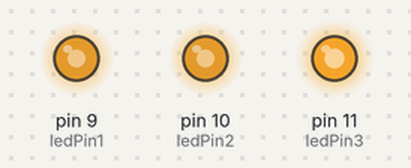
Bench run of a sketch on a simulated Arduino Uno, built with avr-gcc and run on an emulated ATmega328P. Parts: output pins drawn as LEDs (lit = HIGH). Random numbers use the default seed unless the sketch sets one.

Above: at 0.37 s.
At 7.48 s:
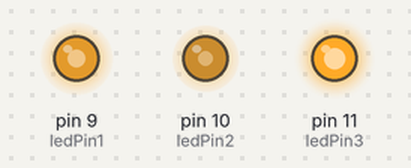
At 10.59 s:
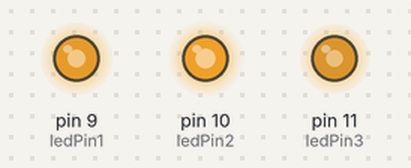
At 21.12 s:
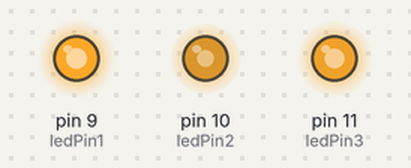
At 28.18 s:
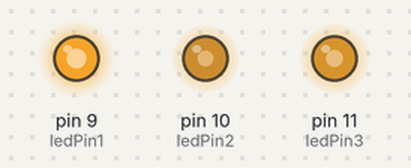
At 39.32 s:
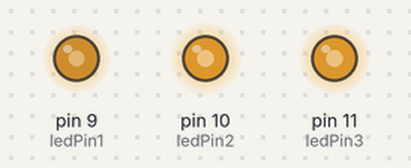
Timing chart, 0 to 40.0 s (numbered marks = the images above):
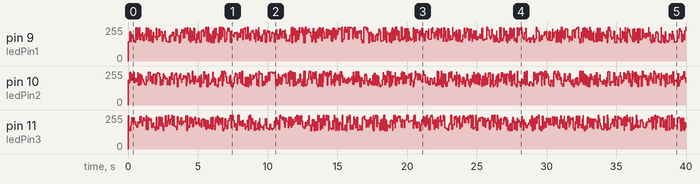

The sketch:

vela.ino
```cpp
#define ledPin1 9
#define ledPin2 10
#define ledPin3 11

void setup() {
  pinMode(ledPin1, OUTPUT);
  pinMode(ledPin2, OUTPUT);
  pinMode(ledPin3, OUTPUT);
}

void loop()  {
  analogWrite(ledPin1, random(120) + 136);
  analogWrite(ledPin2, random(120) + 136);
  analogWrite(ledPin3, random(120) + 136);

  delay(random(100));
}
```
